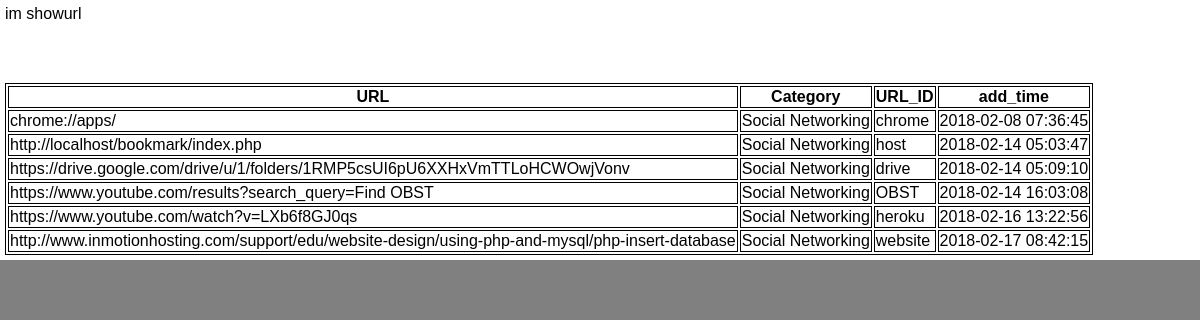
Page /showurls.php?urls=Social Networking on the committed database.
### tables this page shows
CREATE TABLE `url` (
  `user_id` int(5) NOT NULL,
  `username` varchar(1000) NOT NULL,
  `url` varchar(1000) NOT NULL,
  `url_id` varchar(100) NOT NULL,
  `category` varchar(100) NOT NULL,
  `add_time` timestamp NOT NULL DEFAULT CURRENT_TIMESTAMP
);

### showurls.php (the view, shortened to what this page needs)
<?php
include "connect.php";
$urls=$_GET['urls'];
$user_id = $_SESSION['user_id'];
?>
<html>
<div id="comments" class="disp decription">
<link rel="stylesheet" href="home.css">
	<?php $qry1 = "SELECT * FROM `url` where `category` like '%$urls%' and `user_id` like '%$user_id%'";
	$sql1 = mysqli_query($conn,$qry1);
	echo "im showurl";
	if(mysqli_num_rows($sql1)>0) {
		echo "<table class='pop'>";
			echo "<tr>";
			echo "<th>URL</th>";
			echo "<th>Category</th>";
			echo "<th>URL_ID</th>";
			echo "<th>add_time</th>";
			echo "</tr>";
		while($row1=mysqli_fetch_assoc($sql1)) {
			echo "<div class='disp decription'>";
			echo "<tr>";
			echo "<td>";
			echo $row1['url'];
			echo "</td>";
			echo "<td>";
			echo $row1['category'];
			echo "</td>";
			echo "<td>";
			echo $row1['url_id'];
			echo "</td>";
			echo "<td>";
			echo $row1['add_time'];
			echo "</td>";
			echo "</tr>";
			echo "</div>";
		}
	}
	else echo "Nocomments"; ?>
</div>
</html>

### home.css (style rules this page uses)
html, body, header, footer, hgroup, article, section, h1, h2, h3, ul, li, body, div, p, img,ol { margin: 0; padding: 0; font-size: 100%; vertical-align: baseline; border: 0; }
.disp { background-color: white; padding: 5px; }
table th,td { border:1px solid black; }
table { border:1px solid black; table-layout:auto; }

### rows in the picture
url: url "chrome://apps/", category "Social Networking", url "chrome", add_time "2018-02-08 07:36:45"
url: url "http://localhost/bookmark/index.php", category "Social Networking", url "host", add_time "2018-02-14 05:03:47"
url: url "https://drive.google.com/drive/u/1/folders/1RMP5csUI6pU6XXHxVmTTLoHCWOwjVonv", category "Social Networking", url "drive", add_time "2018-02-14 05:09:10"
url: url "https://www.youtube.com/results?search_query=Find OBST", category "Social Networking", url "OBST", add_time "2018-02-14 16:03:08"
url: url "https://www.youtube.com/watch?v=LXb6f8GJ0qs", category "Social Networking", url "heroku", add_time "2018-02-16 13:22:56"
url: url "http://www.inmotionhosting.com/support/edu/website-design/using-php-and-mysql/php-insert-database", category "Social Networking", url "website", add_time "2018-02-17 08:42:15"
